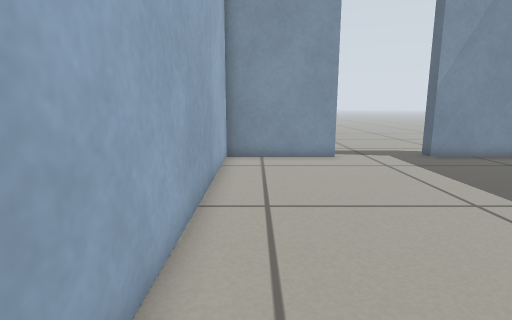
view 1 (above)

12 first-person views from a walk through a robot-simulator world made for Gazebo. The camera is 0.47 m above the floor, tilts 10° down and sees 80° across. The floor is counted in squares, 0.2 m on a side. Each view is taken from the middle of a square. On the plan, view 1 faces up. The plan holds only what a view shows up to about 18 squares ahead; the rest is blank. Robots are left out.

view 2
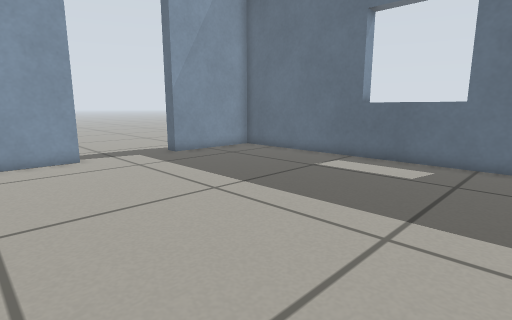

view 3
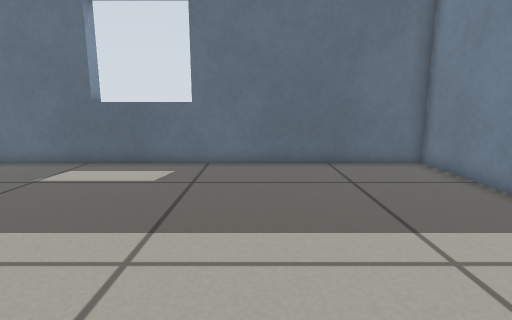

view 4
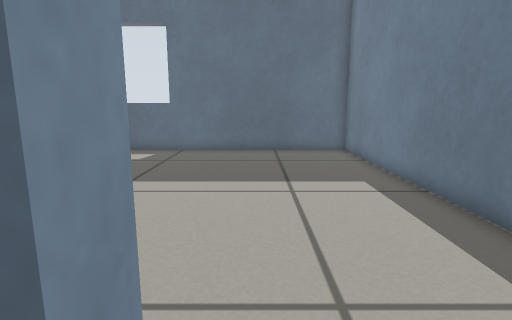

view 5
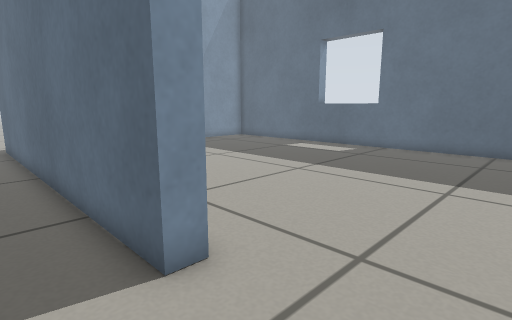

view 6
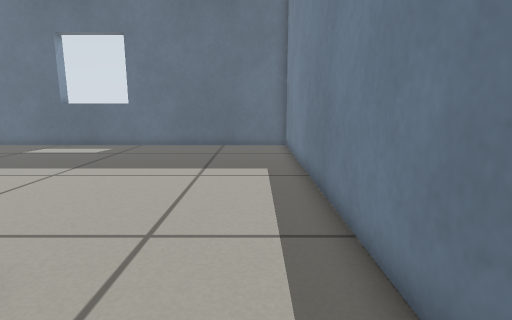

view 7
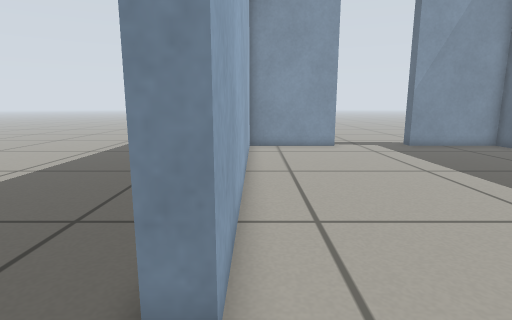

view 8
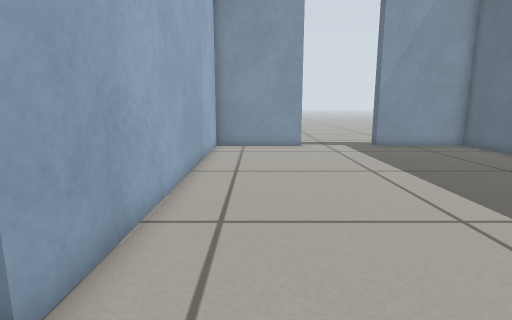

view 9
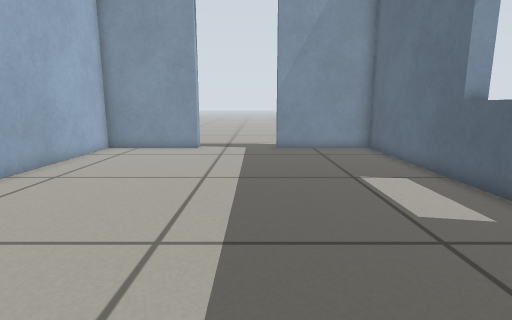

view 10
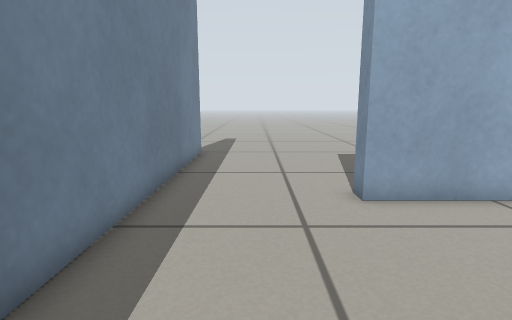

view 11
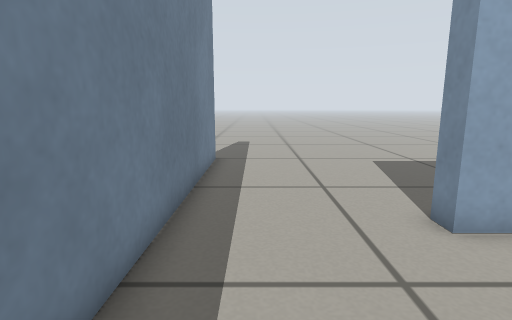

view 12
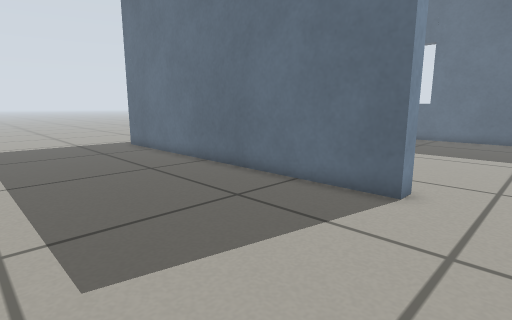

### Floor plan
Points are (right, up) in squares from view 1. A wall is a line through its corners. A room is listed if a view was taken in it or the views show most of it. See-through windows are left out.
Room 1 (views 1, 2, 3, 7, 8, 9, 10, 11)
walls: (14.2, 6.5) (13.4, 6.5); (3.7, 14.2) (-1.4, 14.2) (-1.4, -1.3); (-1.6, -6.8) (13.4, -6.8) (13.4, 14.2) (8.2, 14.2)
ways out: opening at (-2, -4) to room 2; open door at (6, 14.5) to room 2
Room 2 (views 4, 5, 6, 12)
walls: (-1.4, -1.3) (-2.1, -1.3) (-2.1, 15); (-9.6, -6.8) (-1.6, -6.8)
ways out: opening at (-2, -4) to room 1; open door at (6, 14.5) to room 1; opening at (-10.5, -7)

Where each view was taken, in squares from view 1:
view 1: 0 up, 0 right, facing up
view 2: 0 up, 0 right, facing up-right
view 3: 0 up, 1 right, facing right
view 4: 2 down, 3 left, facing right
view 5: 5 down, 4 left, facing up-right
view 6: 5 down, 5 left, facing right
view 7: 4 down, 1 left, facing up
view 8: 4 down, 1 right, facing up
view 9: 3 down, 7 right, facing up
view 10: 4 down, 6 right, facing left
view 11: 5 down, 4 right, facing left
view 12: 4 down, 10 left, facing up-right
